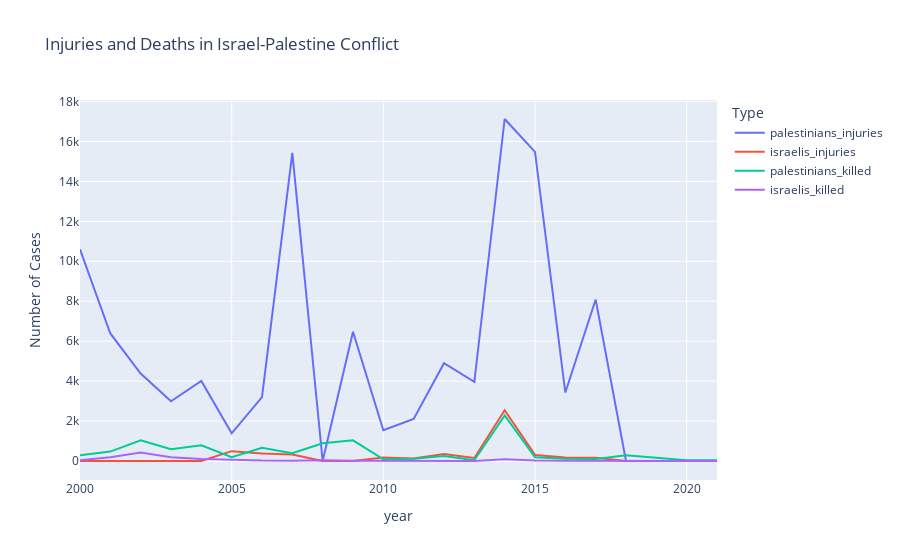

This figure's notebook cell:
### Code cell
# Group the data by year and calculate the total injuries and deaths for Palestinians and Israelis
grouped_data = df.groupby('year').sum()[['palestinians_injuries', 'israelis_injuries', 'palestinians_killed', 'israelis_killed']]
grouped_data.reset_index(inplace=True)  # Resetting index for Plotly

# Plotting the data using Plotly Express
fig = px.line(grouped_data, x='year',
            y=['palestinians_injuries', 'israelis_injuries', 'palestinians_killed', 'israelis_killed'],
            labels={'value': 'Number of Cases', 'variable': 'Type'},
            title='Injuries and Deaths in Israel-Palestine Conflict')

fig.show()

### Figure 1 — Plotly figure (JSON) as saved in the notebook; plotly's stock layout.template omitted (floating-point values rounded to 4 significant figures)
{"data": [{"hovertemplate": "Type=palestinians_injuries<br>year=%{x}<br>Number of Cases=%{y}<extra></extra>", "legendgroup": "palestinians_injuries", "line": {"color": "#636efa", "dash": "solid"}, "marker": {"symbol": "circle"}, "mode": "lines", "name": "palestinians_injuries", "orientation": "v", "showlegend": true, "type": "scatter", "x": [2000, 2001, 2002, 2003, 2004, 2005, 2006, 2007, 2008, 2009, 2010, 2011, 2012, 2013, 2014, 2015, 2016, 2017, 2018, 2019, 2020, 2021], "xaxis": "x", "y": [10603, 6386, 4382, 2992, 4009, 1385, 3199, 15426, 0, 6471, 1539, 2110, 4894, 3964, 17125, 15477, 3429, 8084, 0, 0, 0, 0], "yaxis": "y"}, {"hovertemplate": "Type=israelis_injuries<br>year=%{x}<br>Number of Cases=%{y}<extra></extra>", "legendgroup": "israelis_injuries", "line": {"color": "#EF553B", "dash": "solid"}, "marker": {"symbol": "circle"}, "mode": "lines", "name": "israelis_injuries", "orientation": "v", "showlegend": true, "type": "scatter", "x": [2000, 2001, 2002, 2003, 2004, 2005, 2006, 2007, 2008, 2009, 2010, 2011, 2012, 2013, 2014, 2015, 2016, 2017, 2018, 2019, 2020, 2021], "xaxis": "x", "y": [0, 0, 0, 0, 0, 493, 377, 322, 0, 0, 176, 124, 345, 151, 2539, 304, 171, 158, 0, 0, 0, 0], "yaxis": "y"}, {"hovertemplate": "Type=palestinians_killed<br>year=%{x}<br>Number of Cases=%{y}<extra></extra>", "legendgroup": "palestinians_killed", "line": {"color": "#00cc96", "dash": "solid"}, "marker": {"symbol": "circle"}, "mode": "lines", "name": "palestinians_killed", "orientation": "v", "showlegend": true, "type": "scatter", "x": [2000, 2001, 2002, 2003, 2004, 2005, 2006, 2007, 2008, 2009, 2010, 2011, 2012, 2013, 2014, 2015, 2016, 2017, 2018, 2019, 2020, 2021], "xaxis": "x", "y": [283, 470, 1032, 588, 786, 190, 665, 385, 886, 1036, 82, 117, 255, 38, 2279, 188, 115, 96, 290, 149, 34, 36], "yaxis": "y"}, {"hovertemplate": "Type=israelis_killed<br>year=%{x}<br>Number of Cases=%{y}<extra></extra>", "legendgroup": "israelis_killed", "line": {"color": "#ab63fa", "dash": "solid"}, "marker": {"symbol": "circle"}, "mode": "lines", "name": "israelis_killed", "orientation": "v", "showlegend": true, "type": "scatter", "x": [2000, 2001, 2002, 2003, 2004, 2005, 2006, 2007, 2008, 2009, 2010, 2011, 2012, 2013, 2014, 2015, 2016, 2017, 2018, 2019, 2020, 2021], "xaxis": "x", "y": [41, 192, 419, 185, 104, 51, 20, 12, 39, 9, 9, 10, 7, 6, 85, 24, 12, 19, 14, 11, 3, 3], "yaxis": "y"}], "layout": {"legend": {"title": {"text": "Type"}, "tracegroupgap": 0}, "title": {"text": "Injuries and Deaths in Israel-Palestine Conflict"}, "xaxis": {"anchor": "y", "domain": [0, 1], "title": {"text": "year"}}, "yaxis": {"anchor": "x", "domain": [0, 1], "title": {"text": "Number of Cases"}}}}
